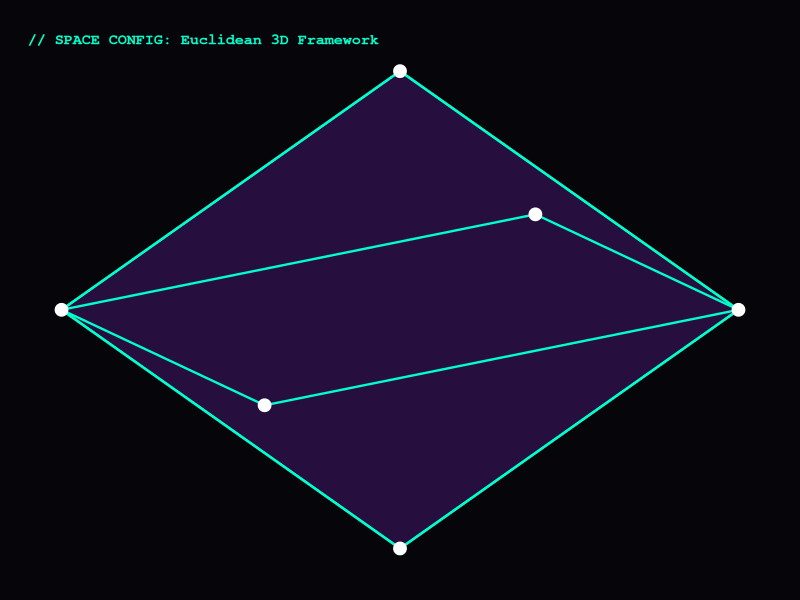
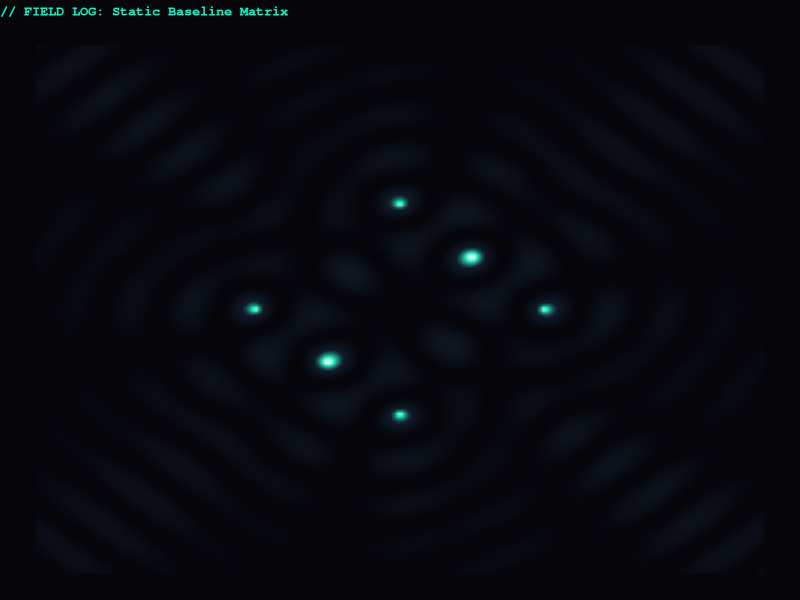
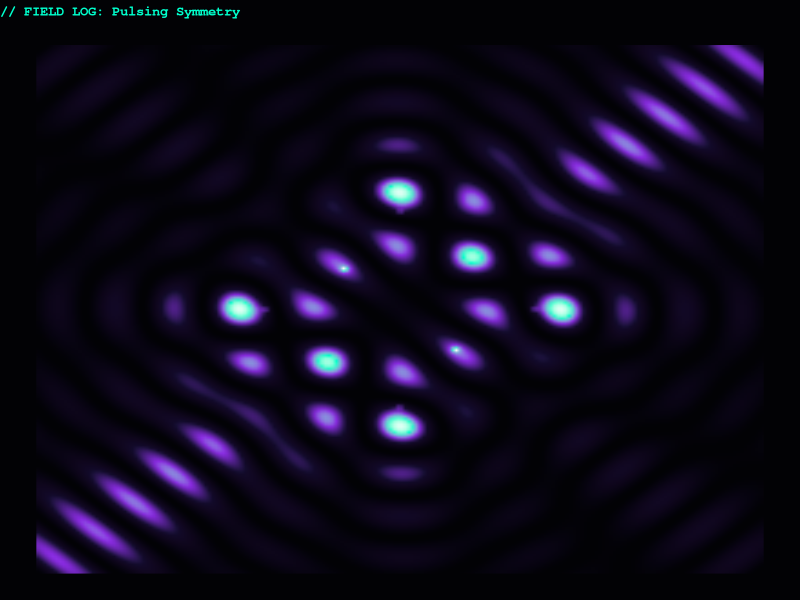
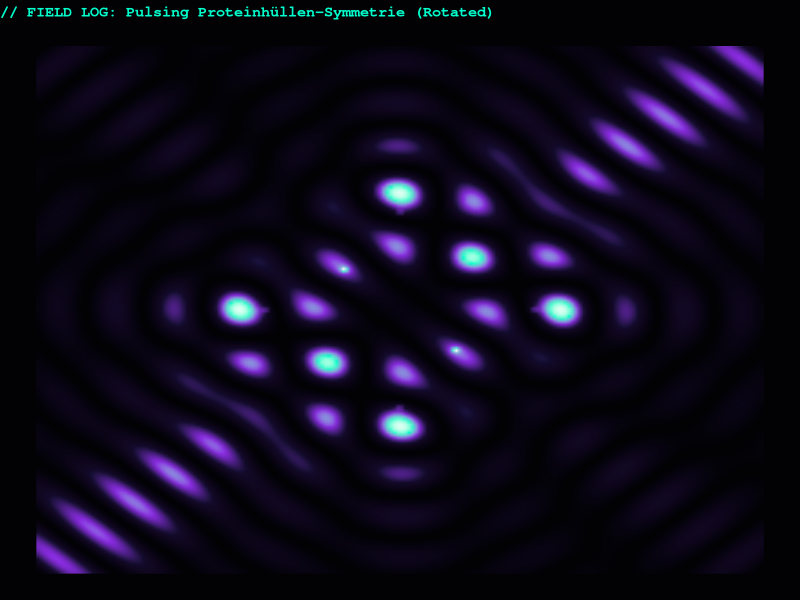

Generate these figures, in order, with R:
## ---- chunk 1
library(ggplot2)
## ---- chunk 2
# Core function for dynamic 3D-to-2D projection and wave superposition
generate_dynamic_octahedron <- function(k = 8.0, t = 0, rotate = TRUE) {
  vertices <- matrix(c(
     1,  0,  0,  -1,  0,  0,
     0,  1,  0,   0, -1,  0,
     0,  0,  1,   0,  0, -1
  ), ncol = 3, byrow = TRUE)
  
  if(rotate) {
    cos_t <- cos(t * 0.5)
    sin_t <- sin(t * 0.5)
    cx <- vertices[, 1] * cos_t + vertices[, 3] * sin_t
    cy <- vertices[, 2] * cos_t - vertices[, 3] * sin_t
  } else {
    cx <- vertices[, 1] + 0.5 * vertices[, 3]
    cy <- vertices[, 2] + 0.5 * vertices[, 3]
  }
  
  grid_size <- 200
  raumzeit_grid <- expand.grid(
    X = seq(-2.5, 2.5, length.out = grid_size),
    Y = seq(-2.5, 2.5, length.out = grid_size)
  )
  
  wellen_feld <- numeric(nrow(raumzeit_grid))
  for(i in 1:length(cx)) {
    r <- sqrt((raumzeit_grid$X - cx[i])^2 + (raumzeit_grid$Y - cy[i])^2)
    welle <- cos(k * r - t) / (sqrt(r) + 0.1)
    wellen_feld <- wellen_feld + welle
  }
  
  raumzeit_grid$Intensitaet <- wellen_feld^2
  stopifnot(sum(raumzeit_grid$Intensitaet) > 0)
  return(raumzeit_grid)
}
## ---- chunk 3
# Definition der 6 Raum-Knotenpunkte (3D)
vertices_3d <- data.frame(
  X = c(1, -1, 0,  0, 0,  0),
  Y = c(0,  0, 1, -1, 0,  0),
  Z = c(0,  0, 0,  0, 1, -1)
)

# Kanten-Verbindungen des Oktaeders exakt definieren
edges <- data.frame(
  x =    c(1, 1, 1, 1, -1, -1, -1, -1,  0,  0,  0,  0),
  y =    c(0, 0, 0, 0,  0,  0,  0,  0,  1, -1,  1, -1),
  z =    c(0, 0, 0, 0,  0,  0,  0,  0,  0,  0,  0,  0),
  xend = c(0, 0, 0, 0,  0,  0,  0,  0,  1,  1, -1, -1),
  yend = c(1, -1, 0, 0, 1, -1, 0, 0,  0,  0,  0,  0),
  zend = c(0, 0, 1, -1,  0,  0, 1, -1,  0,  0,  0,  0)
)

# 3D-zu-2D Parallelprojektion für ein sauberes Schrägbild
project_3d <- function(x, y, z) {
  x_proj <- x + 0.4 * z
  y_proj <- y + 0.4 * z
  return(data.frame(x = x_proj, y = y_proj))
}

p_vert <- project_3d(vertices_3d$X, vertices_3d$Y, vertices_3d$Z)
p_edges_start <- project_3d(edges$x, edges$y, edges$z)
p_edges_end <- project_3d(edges$xend, edges$yend, edges$zend)

faces <- data.frame(
  x = c(p_vert$x[c(1,3,5)], p_vert$x[c(1,4,5)], p_vert$x[c(2,3,5)], p_vert$x[c(2,4,5)]),
  y = c(p_vert$y[c(1,3,5)], p_vert$y[c(1,4,5)], p_vert$y[c(2,3,5)], p_vert$y[c(2,4,5)]),
  group = rep(1:4, each = 3)
)

ggplot() +
  # Das moderne Oktaeder als dezente, lila Hintergrundfläche
  geom_polygon(data = faces, aes(x = x, y = y, group = group), 
               fill = "#8A2BE2", alpha = 0.25) +
  # Die geometrischen Kanten des Koerpers zeichnen (linewidth benutzen nicht mehr size, wie ich erst versuchte)
  geom_segment(aes(x = p_edges_start$x, y = p_edges_start$y, 
                   xend = p_edges_end$x, yend = p_edges_end$y),
               color = "#00FFCC", linewidth = 0.8) +
  # Die 6 energetischen Knotenpunkte hervorheben
  geom_point(aes(x = p_vert$x, y = p_vert$y), 
             color = "#FFFFFF", size = 4) +
  theme_void() +
  labs(title = "// SPACE CONFIG: Euclidean 3D Framework") +
  theme(
    plot.background = element_rect(fill = "#05050A", color = NA),
    plot.title = element_text(color = "#00FFCC", family = "mono", size = 11, face = "bold"),
    plot.margin = margin(20, 20, 20, 20)
  )

## ---- chunk 4
# 1. Die statische Basisgrafik berechnen und plotten
hologramm_statisch <- generate_dynamic_octahedron(k = 8.5, t = 0, rotate = FALSE)

ggplot(hologramm_statisch, aes(x = X, y = Y, fill = Intensitaet)) +
  geom_raster(interpolate = TRUE) +
  scale_fill_gradientn(colors = c("#05050A", "#0D1B2A", "#00FFCC", "#FFFFFF")) +
  theme_void() +
  labs(title = "// FIELD LOG: Static Baseline Matrix") +
  theme(
    plot.background = element_rect(fill = "#05050A", color = NA),
    plot.title = element_text(color = "#00FFCC", family = "mono", size = 10, face = "bold"),
    legend.position = "none"
  )

# 2. Die dynamische Grafik berechnen und direkt daneben plotten
hologramm_dynamisch <- generate_dynamic_octahedron(k = 8.5, t = pi/4, rotate = TRUE)

ggplot(hologramm_dynamisch, aes(x = X, y = Y, fill = Intensitaet)) +
  geom_raster(interpolate = TRUE) +
  scale_fill_gradientn(colors = c("#020205", "#120A2A", "#8A2BE2", "#00FFCC", "#FFFFFF")) +
  theme_void() +
  labs(title = "// FIELD LOG: Pulsing Symmetry") +
  theme(
    plot.background = element_rect(fill = "#020205", color = NA),
    plot.title = element_text(color = "#00FFCC", family = "mono", size = 10, face = "bold"),
    legend.position = "none"
  )
## ---- chunk 5
hologramm_dynamisch <- generate_dynamic_octahedron(k = 8.5, t = pi/4, rotate = TRUE)

ggplot(hologramm_dynamisch, aes(x = X, y = Y, fill = Intensitaet)) +
  geom_raster(interpolate = TRUE) +
  scale_fill_gradientn(colors = c("#020205", "#120A2A", "#8A2BE2", "#00FFCC", "#FFFFFF")) +
  theme_void() +
  labs(title = "// FIELD LOG: Pulsing Proteinhüllen-Symmetrie (Rotated)") +
  theme(
    plot.background = element_rect(fill = "#020205", color = NA),
    plot.title = element_text(color = "#00FFCC", family = "mono", size = 11, face = "bold"),
    legend.position = "none"
  )
